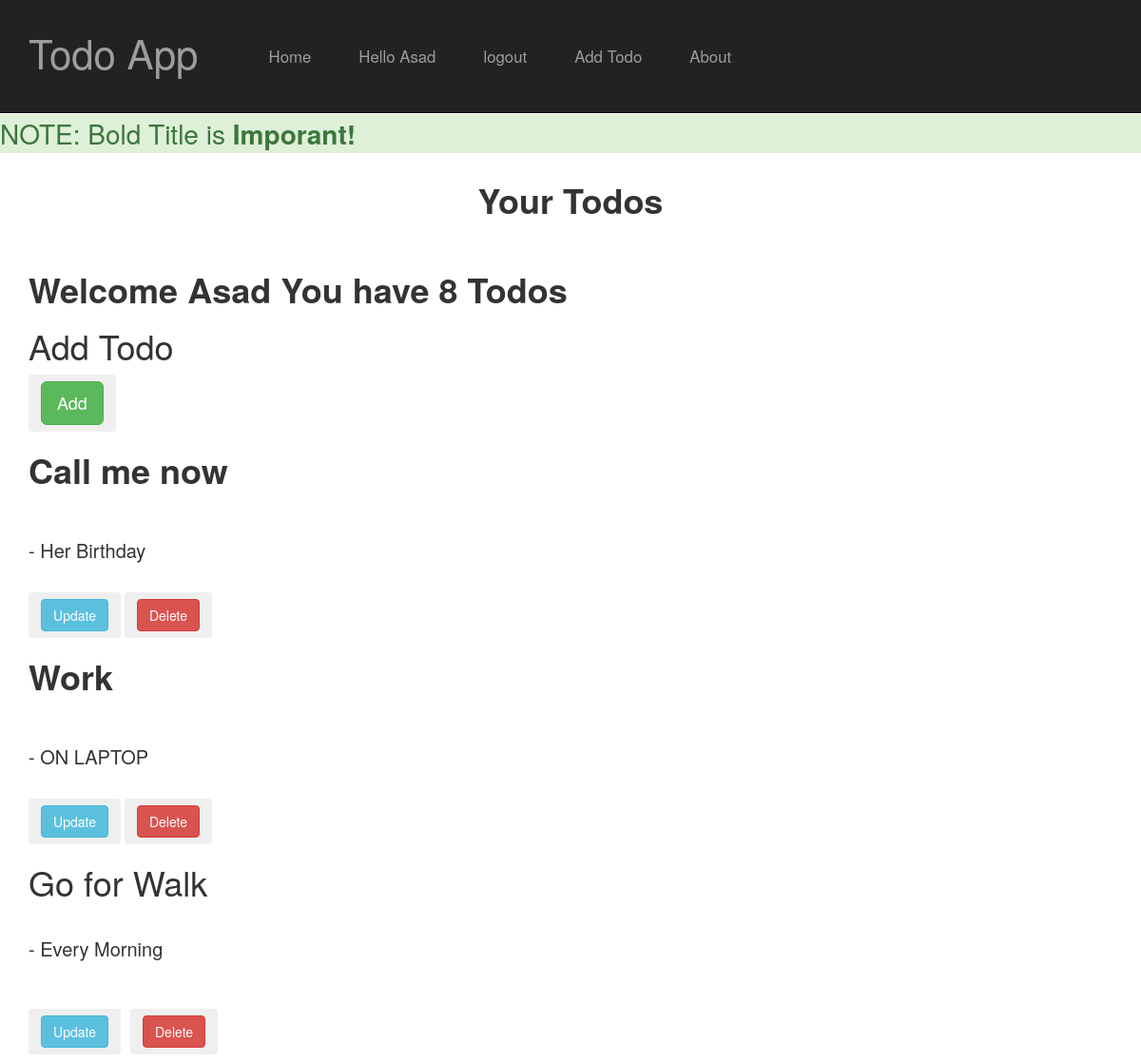
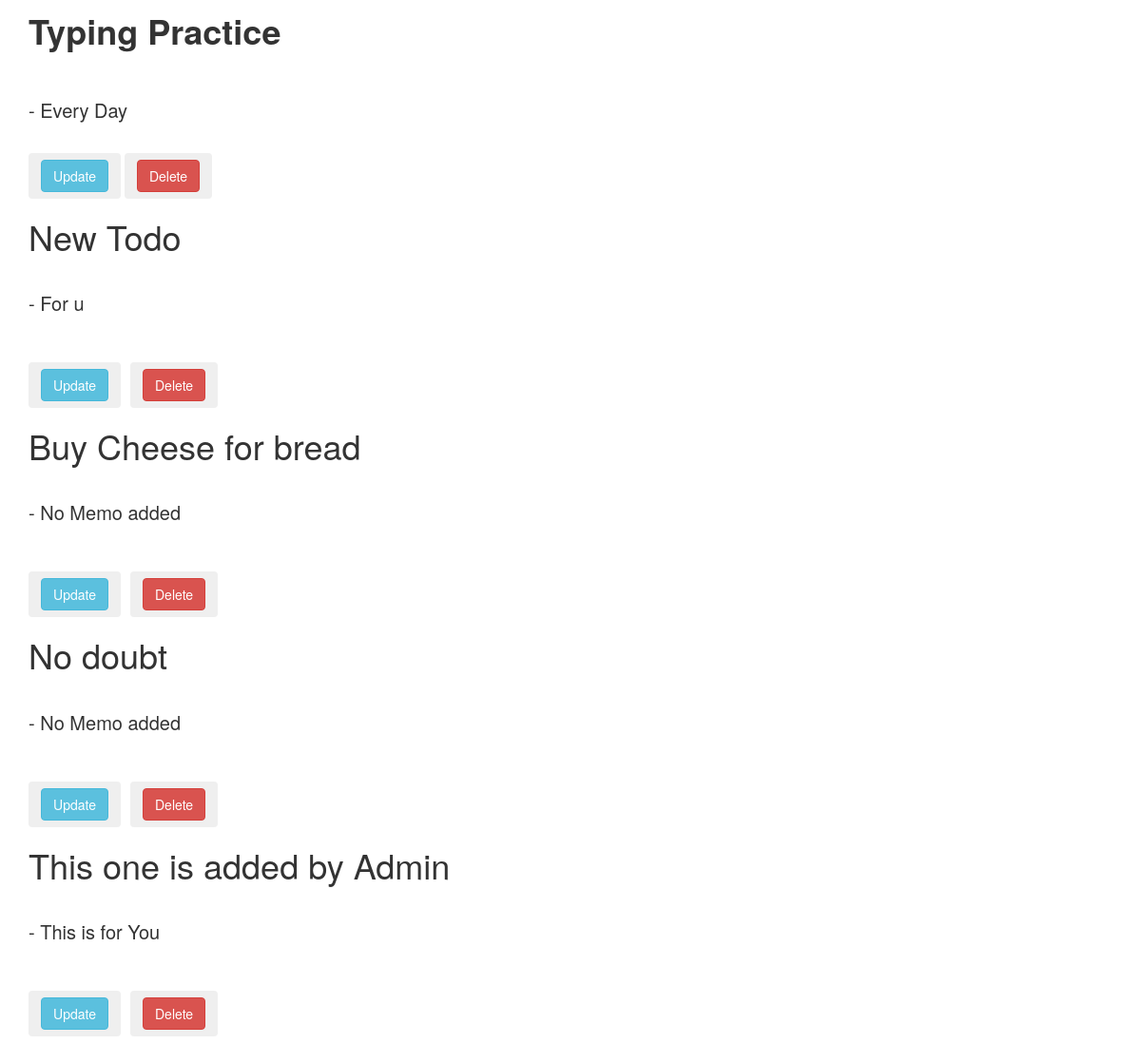
The page /list/ (signed in) on the database its author committed (2 pictures, top to bottom).
### todo/models.py (models this page shows, shortened)
class Todo(models.Model):
    title = models.CharField(max_length=50)
    memo = models.TextField(blank=True, default="No Memo added")
    DateCreated = models.DateTimeField(auto_now_add=True)
    DateCompleted = models.DateTimeField(null=True, blank=True)
    important = models.BooleanField(default=False)
    user = models.ForeignKey(User, on_delete=models.CASCADE)  #Giving the  content specific to the user!

### todo/views.py (the view)
# urls.py: path("list/",views.todoList,name="list"), #LISTING ALL TODOS
def todoList(request):
    form = Todo.objects.filter(user=request.user)
    return render(request,"list.html",{"list":form})

### todo/templates/list.html (shortened to what this page needs)
{% extends 'nav.html' %} {% load static %} {% block content %}
<br><br><br><br>
<br><br>
<p class=" alert-success" style="font-size: 2em;">NOTE: Bold Title is <b>Imporant!</b>
</p>
<div class=" container">
    <h1 style="padding-bottom: 3%; text-align:center; font-weight:bold;">Your Todos</h1>
    <h1 style="font-weight: bold;">Welcome {{user.first_name}} You have {{list.count}} Todo{{list.count|pluralize}}</h1>
    {% if user.is_authenticated %} {% if user.Todo == None %}
    <h1>Add Todo</h1>
    <button class="btn"><a href="{% url 'create' %}" class="btn btn-success btn-lg">Add</a></button>{% endif %} {% for i in list %}
    <h1>{% if i.important %} <b>{% endif %}{{i.title}}{% if i.important %}</h1></b>{% endif %} <br><br>
        <p style="font-size: 20px; "> {% if i.memo%} - {{i.memo}}{% endif%}</p><br>
        <button type="submit" class="btn"><a href="{% url 'update' i.id  %}" class="btn btn-info">Update</a> </button>
        <button type="submit" class="btn"><a href="{% url 'delete' i.id  %}" class="btn btn-danger">Delete</a> </button> {% endfor %}
        <br><br><br><br>{% endif %} {% endblock %}

### todo/templates/nav.html (shortened to what this page needs)
{% load static %}
<!DOCTYPE html>
<html lang="en">
<head>
    <link rel="stylesheet" href="{% static 'bootstrap.css' %}">
</head>
<body>
    <nav class="navbar navbar-inverse navbar-fixed-top">
        <div class="container">
            <div class="navbar-header">
                <a class="navbar-brand" href="#">Todo App</a>
            </div>
            <div id="navbar" class="collapse navbar-collapse">
                <ul class="nav navbar-nav">
                    {% if user.is_authenticated %}
                    <li><a href="{% url 'list' %}">Home</a></li>
                    <li><a href="">Hello {{user.first_name}}</a></li>
                    <li><a href="{% url 'logout'  %}">logout</a></li>
                    <li><a href="{% url 'create'  %}">Add Todo</a></li>
                    <li><a href="{% url 'about' %}">About</a></li>
                    {% endif %}
                </ul>
            </div>
        </div>
    </nav>
    {% block content %} {% endblock %}
</body>
</html>

### rows shown on the page
Todo: title "Call me now", memo "Her Birthday"
Todo: title "Work", memo "ON LAPTOP"
Todo: title "Go for Walk", memo "Every Morning"
Todo: title "Typing Practice", memo "Every Day"
Todo: title "New Todo", memo "For u"
Todo: title "Buy Cheese for bread", memo "No Memo added"
Todo: title "No doubt", memo "No Memo added"
Todo: title "This one is added by Admin", memo "This is for You"

### other values the page prints
{{ user.first_name }} "Asad"
{{ list.count }} "8"
